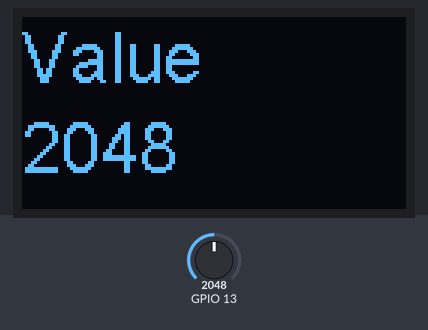
Bench run of a sketch on a simulated ESP32. Parts: 128×64 one-colour display. The inputs (shaded band) are chosen by the test bench; at power-on: GPIO 13 = 2048. What the sketch prints to the serial monitor is not drawn.

Above: at 1.2 s.
1.3 s: GPIO 13 set to 2866
At 2.2 s:
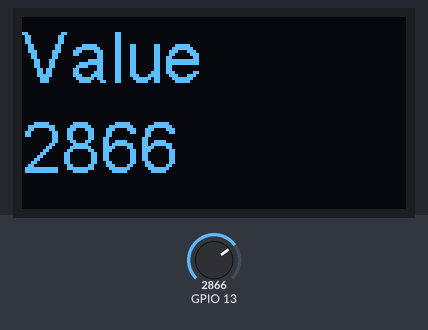
2.8 s: GPIO 13 set to 3603
At 3.5 s:
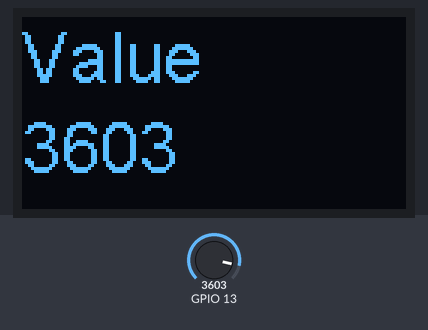
4.3 s: GPIO 13 set to 4095
At 4.7 s:
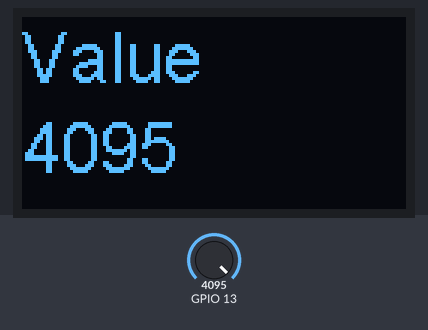
Timing chart, 0 to 7.3 s (numbered marks = the images above; inputs shaded):
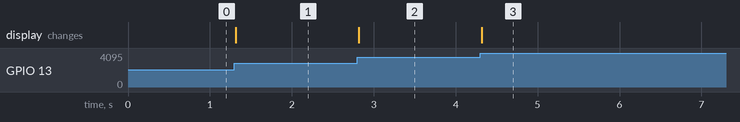

Measured:
- after the input at 1.3 s, the display: changes at once (image 1)
- after the input at 2.8 s, the display: changes at once (image 2)
- after the input at 4.3 s, the display: changes at once (image 3)

The sketch:

W7-OLED_Voltage.ino
```cpp
#include <Wire.h>
#include "SSD1306Wire.h"
SSD1306Wire  display(0x3c, 21, 22);

void setup() {
    Serial.begin(115200);
    pinMode(13,INPUT);

    // Initialising the UI will init the display too.
    display.init();

    display.flipScreenVertically(); //畫面上下顛倒顯示

    //display.clear(); //清空畫面

   // display.setFont(ArialMT_Plain_10);   //設定字型與大小
    //display.drawString(0, 0, "Hello World");  //(x座標,y座標,"字串")
    //display.setFont(ArialMT_Plain_16);   //設定字型與大小
    //display.drawString(0, 0, "Hello World");  //(x座標,y座標,"字串")
    display.setFont(ArialMT_Plain_24);   //設定字型與大小
    //display.drawString(0, 0, "Value"); //(x座標,y座標,"字串")

   // display.display(); //顯示畫面
}

void loop() {
   //display.init();

   // display.flipScreenVertically(); //畫面上下顛倒顯示

    display.clear(); //清空畫面
  int input = analogRead(13);
  String V = String(input);
   display.drawString(0, 0, "Value"); //(x座標,y座標,"字串")
  display.drawString(0, 30, V);
  display.display(); //顯示畫面
  Serial.println(input);
}
```
